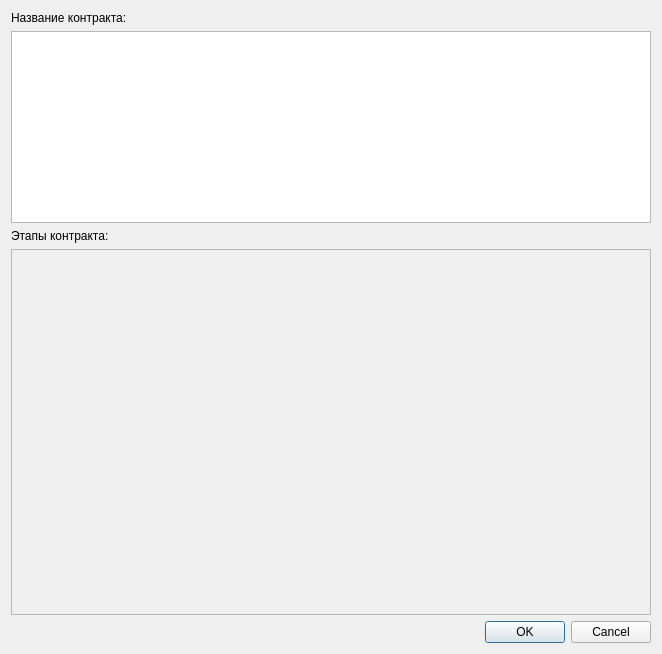
<?xml version="1.0" encoding="UTF-8"?>
<ui version="4.0">
 <class>contractRedactorDialog</class>
 <widget class="QDialog" name="contractRedactorDialog">
  <property name="geometry">
   <rect>
    <x>0</x>
    <y>0</y>
    <width>662</width>
    <height>654</height>
   </rect>
  </property>
  <property name="windowTitle">
   <string>Dialog</string>
  </property>
  <layout class="QVBoxLayout" name="verticalLayout">
   <item>
    <widget class="QLabel" name="label">
     <property name="text">
      <string>Название контракта:</string>
     </property>
    </widget>
   </item>
   <item>
    <widget class="QTextEdit" name="textEdit">
     <property name="sizePolicy">
      <sizepolicy hsizetype="Expanding" vsizetype="Maximum">
       <horstretch>0</horstretch>
       <verstretch>0</verstretch>
      </sizepolicy>
     </property>
    </widget>
   </item>
   <item>
    <widget class="QLabel" name="label_2">
     <property name="text">
      <string>Этапы контракта:</string>
     </property>
    </widget>
   </item>
   <item>
    <widget class="QScrollArea" name="scrollArea">
     <property name="widgetResizable">
      <bool>true</bool>
     </property>
     <widget class="QWidget" name="scrollAreaWidgetContents">
      <property name="geometry">
       <rect>
        <x>0</x>
        <y>0</y>
        <width>646</width>
        <height>377</height>
       </rect>
      </property>
     </widget>
    </widget>
   </item>
   <item>
    <widget class="QDialogButtonBox" name="buttonBox">
     <property name="orientation">
      <enum>Qt::Horizontal</enum>
     </property>
     <property name="standardButtons">
      <set>QDialogButtonBox::Cancel|QDialogButtonBox::Ok</set>
     </property>
    </widget>
   </item>
  </layout>
 </widget>
 <resources/>
 <connections>
  <connection>
   <sender>buttonBox</sender>
   <signal>accepted()</signal>
   <receiver>contractRedactorDialog</receiver>
   <slot>accept()</slot>
   <hints>
    <hint type="sourcelabel">
     <x>225</x>
     <y>286</y>
    </hint>
    <hint type="destinationlabel">
     <x>157</x>
     <y>274</y>
    </hint>
   </hints>
  </connection>
  <connection>
   <sender>buttonBox</sender>
   <signal>rejected()</signal>
   <receiver>contractRedactorDialog</receiver>
   <slot>reject()</slot>
   <hints>
    <hint type="sourcelabel">
     <x>293</x>
     <y>292</y>
    </hint>
    <hint type="destinationlabel">
     <x>286</x>
     <y>274</y>
    </hint>
   </hints>
  </connection>
 </connections>
</ui>
